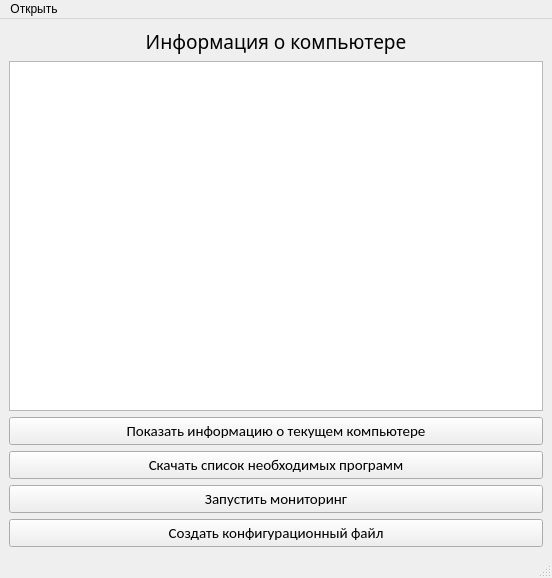
<?xml version="1.0" encoding="UTF-8"?>
<ui version="4.0">
 <class>MainWindow</class>
 <widget class="QMainWindow" name="MainWindow">
  <property name="geometry">
   <rect>
    <x>0</x>
    <y>0</y>
    <width>552</width>
    <height>578</height>
   </rect>
  </property>
  <property name="windowTitle">
   <string>UsEXHelper</string>
  </property>
  <widget class="QWidget" name="centralwidget">
   <layout class="QVBoxLayout" name="verticalLayout">
    <item>
     <widget class="QLabel" name="label">
      <property name="font">
       <font>
        <family>Calibri Light</family>
        <pointsize>14</pointsize>
       </font>
      </property>
      <property name="layoutDirection">
       <enum>Qt::LeftToRight</enum>
      </property>
      <property name="text">
       <string>Информация о компьютере</string>
      </property>
      <property name="alignment">
       <set>Qt::AlignCenter</set>
      </property>
     </widget>
    </item>
    <item>
     <widget class="QPlainTextEdit" name="current_moment">
      <property name="font">
       <font>
        <pointsize>10</pointsize>
       </font>
      </property>
      <property name="layoutDirection">
       <enum>Qt::RightToLeft</enum>
      </property>
      <property name="readOnly">
       <bool>true</bool>
      </property>
     </widget>
    </item>
    <item>
     <widget class="QPushButton" name="currentButton">
      <property name="sizePolicy">
       <sizepolicy hsizetype="Minimum" vsizetype="Maximum">
        <horstretch>0</horstretch>
        <verstretch>0</verstretch>
       </sizepolicy>
      </property>
      <property name="font">
       <font>
        <family>Calibri</family>
        <pointsize>11</pointsize>
       </font>
      </property>
      <property name="text">
       <string>Показать информацию о текущем компьютере</string>
      </property>
     </widget>
    </item>
    <item>
     <widget class="QPushButton" name="installButton">
      <property name="sizePolicy">
       <sizepolicy hsizetype="Minimum" vsizetype="Maximum">
        <horstretch>0</horstretch>
        <verstretch>0</verstretch>
       </sizepolicy>
      </property>
      <property name="font">
       <font>
        <family>Calibri</family>
        <pointsize>11</pointsize>
       </font>
      </property>
      <property name="text">
       <string>Скачать список необходимых программ</string>
      </property>
     </widget>
    </item>
    <item>
     <widget class="QPushButton" name="monitorButton">
      <property name="sizePolicy">
       <sizepolicy hsizetype="Minimum" vsizetype="Maximum">
        <horstretch>0</horstretch>
        <verstretch>0</verstretch>
       </sizepolicy>
      </property>
      <property name="font">
       <font>
        <family>Calibri</family>
        <pointsize>11</pointsize>
       </font>
      </property>
      <property name="text">
       <string>Запустить мониторинг</string>
      </property>
     </widget>
    </item>
    <item>
     <widget class="QPushButton" name="confButton">
      <property name="sizePolicy">
       <sizepolicy hsizetype="Minimum" vsizetype="Maximum">
        <horstretch>0</horstretch>
        <verstretch>0</verstretch>
       </sizepolicy>
      </property>
      <property name="font">
       <font>
        <family>Calibri</family>
        <pointsize>11</pointsize>
       </font>
      </property>
      <property name="text">
       <string>Создать конфигурационный файл</string>
      </property>
     </widget>
    </item>
   </layout>
  </widget>
  <widget class="QMenuBar" name="menubar">
   <property name="geometry">
    <rect>
     <x>0</x>
     <y>0</y>
     <width>552</width>
     <height>21</height>
    </rect>
   </property>
   <widget class="QMenu" name="open">
    <property name="title">
     <string>Открыть</string>
    </property>
    <addaction name="monitor"/>
    <addaction name="conf"/>
   </widget>
   <addaction name="open"/>
  </widget>
  <widget class="QStatusBar" name="statusbar"/>
  <action name="monitor">
   <property name="text">
    <string>Файл мониторинга</string>
   </property>
  </action>
  <action name="conf">
   <property name="text">
    <string>Файл конфигурации</string>
   </property>
  </action>
  <action name="Smart">
   <property name="text">
    <string>Анализ жестких дисков</string>
   </property>
  </action>
 </widget>
 <resources/>
 <connections/>
</ui>
